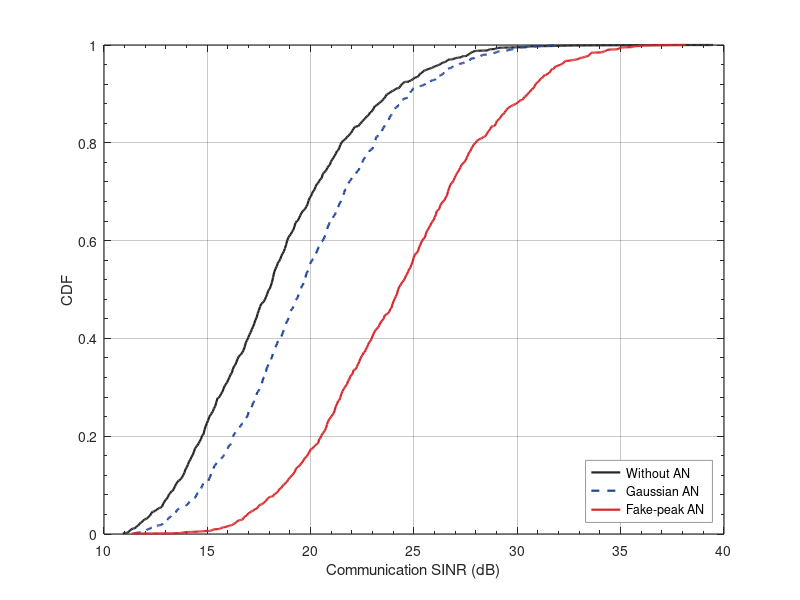

Recreate this plot in MATLAB.
clear; clc; close all;

sinr_noAN = load('sinr_noAN.mat');
sinr_gaussAN = load('sinr_gaussAN.mat');
sinr_peakAN = load('sinr_peakAN.mat');

sinr_noAN = sinr_noAN.min_sinr;
sinr_gaussAN = sinr_gaussAN.min_sinr;
sinr_peakAN = sinr_peakAN.min_sinr;

% CDF plot in the same IEEE-style format as Fig. 5.
figure('Color', 'w');
hold on; box on; grid on;

data_list = {sinr_noAN, sinr_gaussAN, sinr_peakAN};
clr_noAN = [0.15, 0.15, 0.15];
clr_gauss = [0.12, 0.27, 0.60];
clr_fake = [0.84, 0.15, 0.16];
color_list = {clr_noAN, clr_gauss, clr_fake};
style_list = {'-', '--', '-'};
label_list = {'Without AN', 'Gaussian AN', 'Fake-peak AN'};

for k = 1:3
    raw = data_list{k}(:);
    raw = raw(isfinite(raw));

    x_sorted = sort(raw);
    f_sorted = (1:length(x_sorted))' / length(x_sorted);

    [x_unique, ia, ~] = unique(x_sorted, 'last');
    f_unique = f_sorted(ia);

    xx = linspace(min(x_unique), max(x_unique), 500);
    ff = interp1(x_unique, f_unique, xx, 'pchip');
    ff = max(0, min(1, ff));

    plot(xx, ff, style_list{k}, ...
        'Color', color_list{k}, ...
        'LineWidth', 1.6, ...
        'DisplayName', label_list{k});
end

legend('Location', 'southeast', 'FontSize', 9, 'Box', 'on', ...
       'EdgeColor', [0.6 0.6 0.6]);

xlabel('Communication SINR (dB)', 'FontSize', 11);
ylabel('CDF', 'FontSize', 11);

ylim([0 1]);
set(gca, 'FontSize', 10, 'LineWidth', 0.8, ...
    'GridAlpha', 0.25, 'GridLineStyle', '-', ...
    'TickDir', 'in', 'TickLength', [0.012 0.025], ...
    'XMinorTick', 'on', 'YMinorTick', 'on');
